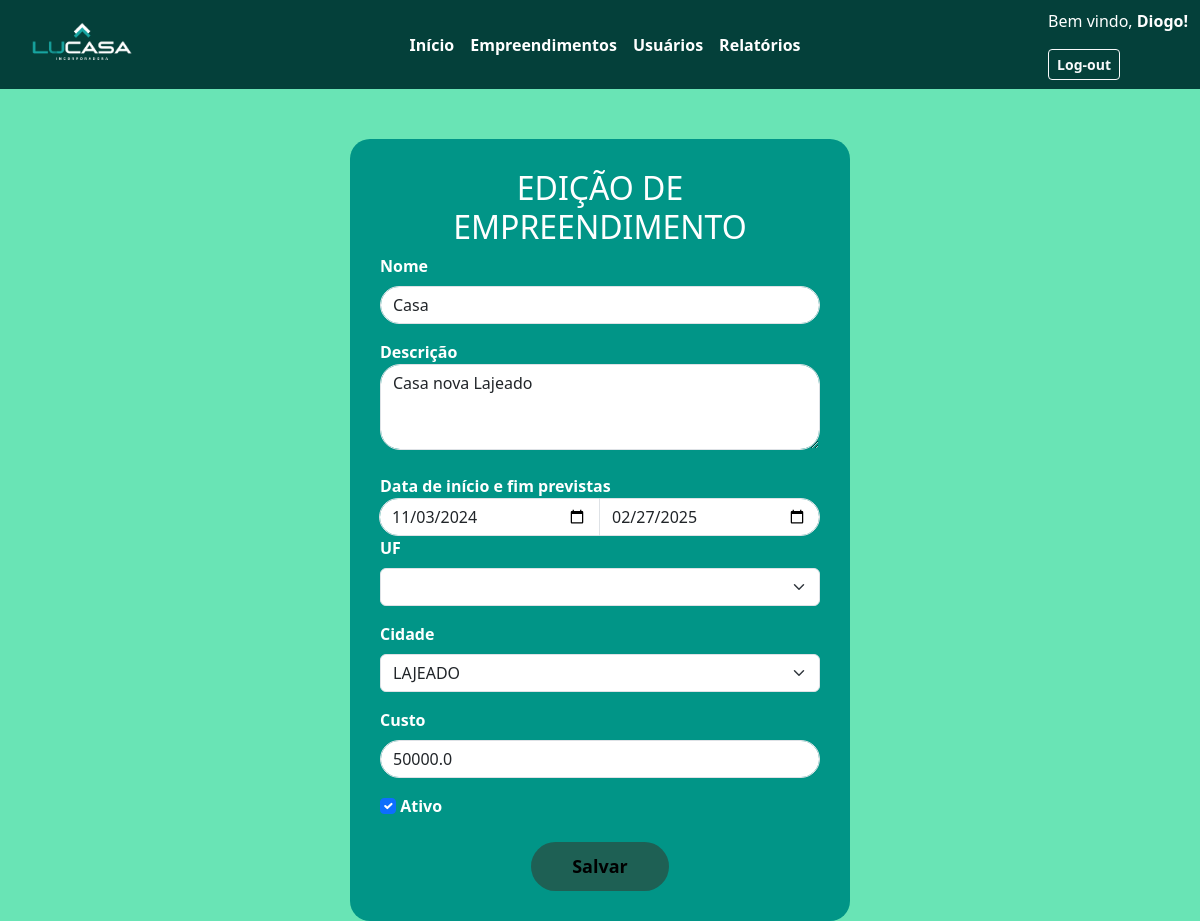
Before: /updateEmp/16 (signed in) with the older database file.
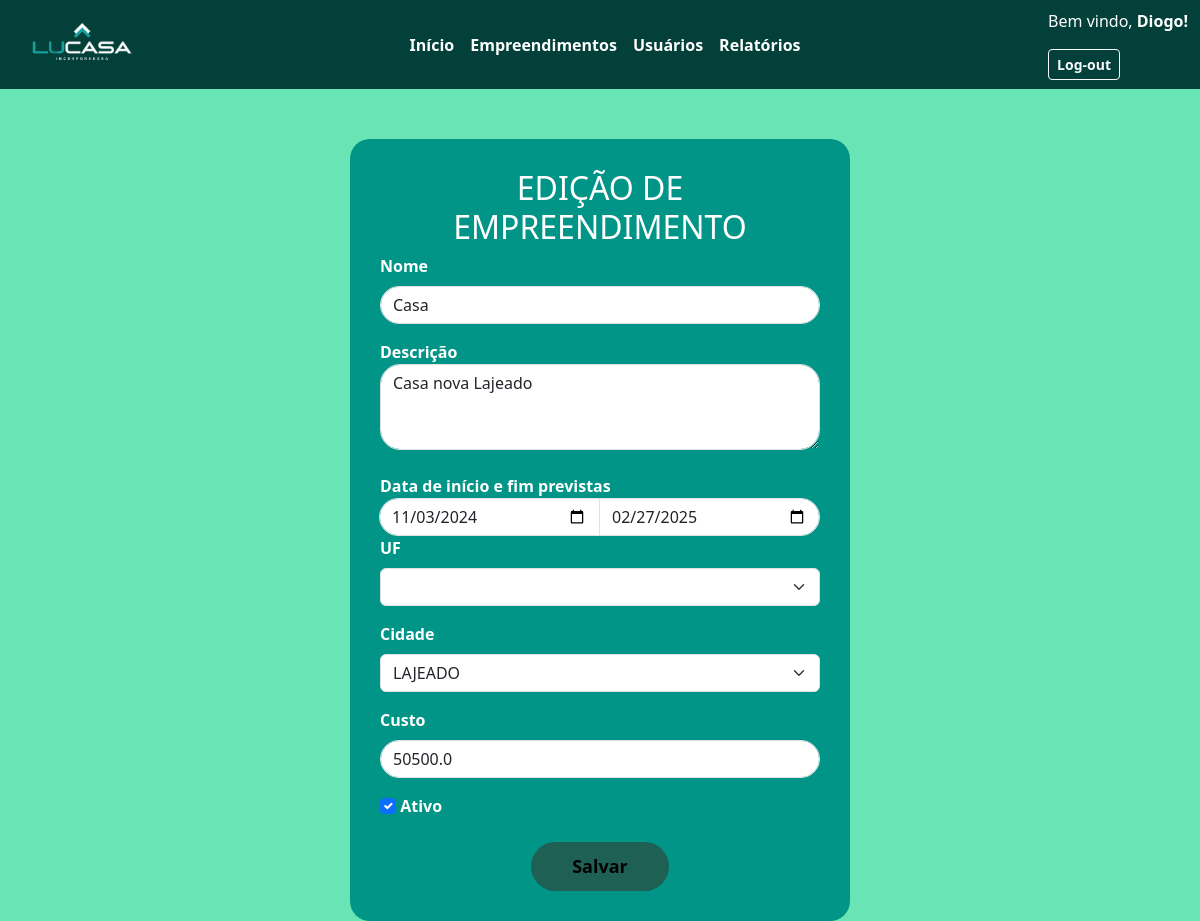
After: the same page with the newer database file.
### appteste/models.py (models this page shows)
class Empreendimento(models.Model):
    Nome = models.CharField(max_length=100, default="")
    Descricao = models.TextField(max_length=200)
    Data_inicio = models.DateField(default=datetime.now)
    Data_fim_prevista = models.DateField(default=datetime.now)
    Data_fim = models.DateField(default=datetime.now)
    UF = models.CharField(max_length=2, default="")
    Cidade = models.CharField(max_length=50, default="")
    Valor_total = models.FloatField()
    Ativo = models.BooleanField(default=True)
    Usuario_id = models.IntegerField(default=0)

### appteste/views.py (the view, shortened to what this page needs)
# urls.py: path('updateEmp/<int:f_id>', views.updateEmpreendimento, name="updateEmp"),
@user_passes_test(lambda u: u.is_superuser, login_url='/listaEmpreendimento/')
def updateEmpreendimento(request, f_id):
    emp = Empreendimento.objects.get(id=f_id)
    template_name = "appteste/Empreendimento/atualizaEmp.html"
    return render(request, template_name, {"emp": emp, "uf": ufbr.list_uf})

### appteste/templates/appteste/Empreendimento/atualizaEmp.html (shortened to what this page needs)
{% extends "appteste/cabecalho.html" %}
{% block content%}
{% load static %}
<link href="{% static 'css/manutEmpree.css' %}" rel="stylesheet">
</head>
<body>
    <div class="form-container">
        <h2 style="text-align: center;">EDIÇÃO DE EMPREENDIMENTO</h2>
        <form method="POST" id="empreendimento">
            <div class="mb-3">
                <label for="nome" class="form-label"><strong>Nome</strong></label>
                <input type="text" class="form-control" id="nome" name="nome" placeholder="Nome do Empreendimento"
                    required="True" value="{{emp.Nome}}">
            </div>
            <div>
                <label for="descricao"><strong>Descrição</strong></label>
                <textarea class="form-control" rows="3" type="textarea" name="descricao" id="descricao"
                    placeholder="Descrição do empreendimento" maxlength="200" style="border-radius: 20px;"
                    required>{{emp.Descricao}}</textarea>
            </div>
            <br>
            <div class="input-group date">
                <span class="input-group text"><strong>Data de início e fim previstas</strong></span>
                <input style="border-top-left-radius: 50px; border-bottom-left-radius: 50px;" type="date"
                    class="form-control" placeholder="Data de início" id="dataini" name="dataInicio" required
                    value="{{emp.Data_inicio|date:'Y-m-d' }}">
                <input type="date" class="form-control" placeholder="Data de fim" id="datafim" name="dataFim" required
                    value="{{emp.Data_fim_prevista|date:'Y-m-d' }}">
            </div>
            <div class="mb-3">
                <label for="uf" class="form-label"><strong>UF</strong></label>
                <select class="form-select" name="uf" required id="uf">
                    <option value=""></option>
                    <select>
            </div>
            <div class="mb-3">
                <label for="cidade" class="form-label"><strong>Cidade</strong></label>
                <select class="form-select" required name="cidade" id="cidade">
                    <option value="{{emp.Cidade}}" selected>{{emp.Cidade}}</option>
                </select>
            </div>
            <div class="mb-3">
                <label for="custo" class="form-label"><strong>Custo</strong></label>
                <input type="number" class="form-control" id="custo" name="custo" placeholder="Custo" required="True"
                    step="0.01" value="{{emp.Valor_total|stringformat:'s'}}">
            </div>
            <div class="mb-3">
                {% if emp.Ativo %}
                <input type="checkbox" class="form-check-input" id="status" name="ativo" value="1" checked>
                {% else %}
                <input type="checkbox" class="form-check-input" id="status" name="ativo" value="0">
                {% endif %}
                <label for="status" class="form-label"><strong>Ativo</strong></label>
            </div>
            <div style="text-align: center;">
                <button type="" class="btn btn-confirm"><a href="{% url 'updateEmp' emp.id %}" style="text-decoration: none; color: black"><strong>Salvar</strong></a></button>
            </div>
        </form>
    </div>
    {% endblock %}

Changed rows visible on the page:
changed Empreendimento "Casa": custo "50000.0" → "50500.0"
